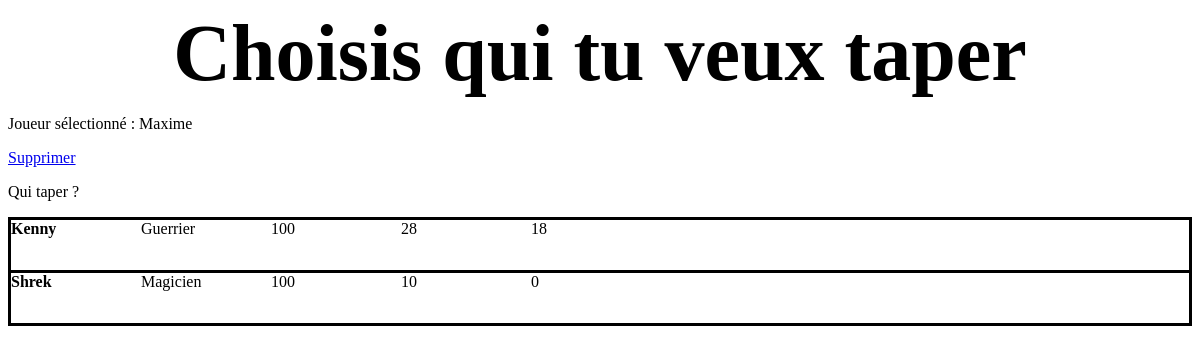
/selectionPerso.php?idPlayer=7, run on the app's committed database.
### tables this page shows
CREATE TABLE IF NOT EXISTS `personnages` (
  `id` int(11) NOT NULL AUTO_INCREMENT,
  `nomPersonnage` varchar(255) NOT NULL,
  `classePersonnage` varchar(255) NOT NULL,
  `pv` int(11) NOT NULL,
  `def` int(11) NOT NULL,
  `attaque` int(11) NOT NULL,
  `endormi` datetime DEFAULT NULL,
  `cooldown` datetime DEFAULT NULL,
  PRIMARY KEY (`id`)
);

### BdManager.php (called while the page is built)
<?php
class BdManager
{
    public static function getMysqlConnection(){
        try {
            $db = new PDO('mysql:host=localhost;dbname=tp-combat','root','');
            return $db;
        }
        catch(Exception $e){
            die('Erreur : '.$e->getMessage());
        }
    }
}

### DataManager.php (the view, shortened to what this page needs)
<?php
    class DataManager
    {
        private $db;
        public function __construct(PDO $db)
        {
            $this->db = $db;
        }
        public function getAllData() : array
        {
            $requete = $this->db->query('SELECT * FROM `personnages`');
            $data = $requete->fetchAll(PDO::FETCH_ASSOC);
            return $data ;
        }
        public function showAllEnnemies(array $data): void
        {
            foreach  ($data as $perso) {
                if(empty($_GET['idPlayer'])==false && $_GET['idPlayer']!= $perso['id'] || empty($_GET['idPlayer'])==True )
                {
                    echo('<a href ="fight.php?idPlayer='.$_GET['idPlayer'].'&idEnemy='.$perso['id'].'" class="lignePerso">'
                    ."<div>".$perso['nomPersonnage']."</div>"
                    ."<div>".$perso['classePersonnage']."</div>"
                    ."<div>".$perso['pv']."</div>"
                    ."<div>".$perso['attaque']."</div>"
                    ."<div>".$perso['def']."</div>"
                    .'</a>');
                    }
            }
        }
        public function showName(int $id) : string
        {
            $requete = $this->db->prepare('SELECT `nomPersonnage` FROM `personnages` WHERE id=:id');
            $requete->execute(array(
                'id'=>$id
            ));
            $data = $requete->fetchAll(PDO::FETCH_ASSOC);
            return $data[0]['nomPersonnage'];
        }
    }

### selectionPerso.php (shortened to what this page needs)
<?php
    $dataManager= new DataManager(BdManager::getMysqlConnection());
    $data = $dataManager->getAllData();
?>
<!DOCTYPE html>
<html>
    <head>
        <link rel="stylesheet" href="mystyle.css">
    </head>
    <body>
        <div id='Titre'>Choisis qui tu veux taper</div>
        <div>
            <?php $player=$dataManager->showName($_GET['idPlayer'])?>
            <p>Joueur sélectionné : <?php echo($player)?></p>
            <?php echo('<a href=supprimer.php?id='.$_GET["idPlayer"].'>Supprimer</a>');?>
            <p>Qui taper ?</p>
        </div>
        <div id="ListePerso">
            <?php $dataManager->showAllEnnemies($data); ?>
        </div>
    </body>
</html>

### mystyle.css (style rules this page uses)
#Titre { font-size: 80px; text-align: center; font-weight: bold; }
.lignePerso { display: grid; grid-template-columns: repeat(5, 130px); grid-auto-rows: minmax(50px, auto); border: 3px solid black; border-bottom: 0; text-decoration: none; color: black; }
.lignePerso:nth-last-child(-n+1) { border-bottom: 3px solid black; }
.lignePerso>div:nth-child(1) { grid-column: 1; font-weight: bold; }
.lignePerso>div:nth-child(2) { grid-column: 2; }
.lignePerso>div:nth-child(3) { grid-column: 3; }
.lignePerso>div:nth-child(4) { grid-column: 4; }
.lignePerso>div:nth-child(5) { grid-column: 5; }

### data on the page
personnages: nomPersonnage "Maxime"
personnages: nomPersonnage "Kenny", classePersonnage "Guerrier", pv "100", attaque "28", def "18"
personnages: nomPersonnage "Shrek", classePersonnage "Magicien", pv "100", attaque "10", def "0"
